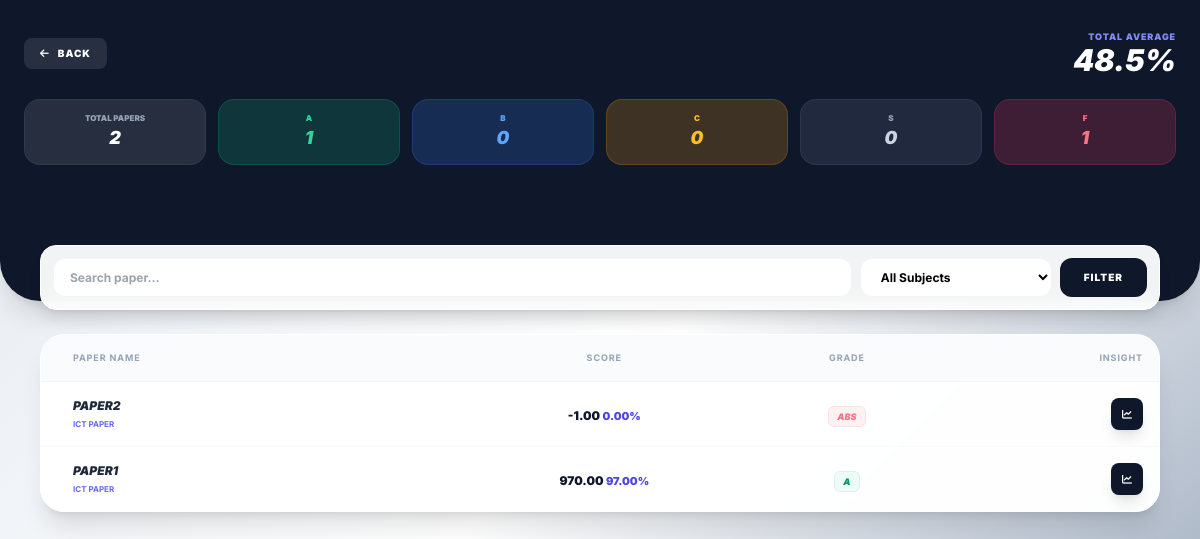
The app's page /st_score.php (signed in) with its own data.
### tables this page shows
CREATE TABLE `student_marks` (
  `mark_id` int(11) NOT NULL,
  `paper_id` int(11) NOT NULL,
  `student_id` int(11) NOT NULL,
  `marks_obtained` decimal(5,2) NOT NULL,
  `percentage` decimal(5,2) DEFAULT NULL,
  `added_at` timestamp NOT NULL DEFAULT current_timestamp()
);

CREATE TABLE `exam_papers` (
  `paper_id` int(11) NOT NULL,
  `class_id` int(11) NOT NULL,
  `paper_name` varchar(255) NOT NULL,
  `max_marks` int(11) DEFAULT 100,
  `added_date` timestamp NOT NULL DEFAULT current_timestamp()
);

CREATE TABLE `classes` (
  `class_id` int(11) NOT NULL,
  `teacher_id` int(11) NOT NULL,
  `exam_year` varchar(10) DEFAULT NULL,
  `stream` enum('O/L','A/L') DEFAULT NULL,
  `subject` varchar(100) DEFAULT NULL,
  `class_fee` decimal(10,2) DEFAULT 0.00,
  `fee_type` enum('day','monthly') DEFAULT 'monthly'
);

### st_score.php (the view, shortened to what this page needs)
<?php
include 'config.php';
$student_id = $_SESSION['user_id'];
$stats_sql = "SELECT sm.percentage FROM student_marks sm
              JOIN exam_papers ep ON sm.paper_id = ep.paper_id
              JOIN student_classes sc ON ep.class_id = sc.class_id
              WHERE sm.student_id = '$student_id' AND sc.student_id = '$student_id'";
$stats_res = $conn->query($stats_sql);
$total_papers = 0; $total_perc_sum = 0;
$count_a = 0; $count_b = 0; $count_c = 0; $count_s = 0; $count_f = 0;
if ($stats_res->num_rows > 0) {
    $total_papers = $stats_res->num_rows;
    while($st_row = $stats_res->fetch_assoc()) {
        $p = $st_row['percentage'];
        $total_perc_sum += $p;
        if($p >= 75) $count_a++;
        elseif($p >= 65) $count_b++;
        elseif($p >= 50) $count_c++;
        elseif($p >= 35) $count_s++;
        else $count_f++;
    }
    $avg_score = round($total_perc_sum / $total_papers, 1);
} else { $avg_score = 0; }
$search_query = isset($_GET['search']) ? mysqli_real_escape_string($conn, $_GET['search']) : '';
$sql = "SELECT sm.*, ep.paper_name, ep.max_marks, c.subject FROM student_marks sm
        JOIN exam_papers ep ON sm.paper_id = ep.paper_id
        JOIN classes c ON ep.class_id = c.class_id
        JOIN student_classes sc ON ep.class_id = sc.class_id
        WHERE sm.student_id = '$student_id' AND sc.student_id = '$student_id'";
$sql .= " ORDER BY sm.added_at DESC";
$result = $conn->query($sql);
?>
<!DOCTYPE html>
<html lang="en">
<head>
    <script src="https://cdn.tailwindcss.com"></script>
    <link rel="stylesheet" href="https://cdnjs.cloudflare.com/ajax/libs/font-awesome/6.4.0/css/all.min.css">
</head>
<body class="pb-10">
    <div class="bg-slate-900 text-white pt-8 pb-32 px-4 rounded-b-[2.5rem] shadow-xl relative overflow-hidden">
        <div class="max-w-6xl mx-auto relative z-10">
            <div class="flex justify-between items-center mb-6">
                <a href="student_page.php" class="bg-white/10 p-2 px-4 rounded-lg text-[10px] font-black uppercase tracking-widest"><i class="fas fa-arrow-left mr-2"></i>Back</a>
                <div class="text-right">
                    <p class="text-[9px] font-black text-indigo-400 uppercase tracking-widest leading-none">Total Average</p>
                    <h2 class="text-3xl font-black italic text-white leading-none mt-1"><?= $avg_score ?>%</h2>
                </div>
            </div>
            <div class="flex md:grid md:grid-cols-6 gap-3 overflow-x-auto no-scrollbar pb-2">
                <div class="bg-white/10 border border-white/5 p-3 rounded-2xl text-center min-w-[85px] flex-1">
                    <p class="text-[8px] font-black text-slate-400 uppercase">Total Papers</p>
                    <span class="text-lg font-black italic"><?= $total_papers ?></span>
                </div>
                <div class="bg-emerald-500/20 border border-emerald-500/20 p-3 rounded-2xl text-center min-w-[65px] flex-1">
                    <p class="text-[8px] font-black text-emerald-400 uppercase">A</p>
                    <span class="text-lg font-black italic text-emerald-400"><?= $count_a ?></span>
                </div>
                <div class="bg-blue-500/20 border border-blue-500/20 p-3 rounded-2xl text-center min-w-[65px] flex-1">
                    <p class="text-[8px] font-black text-blue-400 uppercase">B</p>
                    <span class="text-lg font-black italic text-blue-400"><?= $count_b ?></span>
                </div>
                <div class="bg-amber-500/20 border border-amber-500/20 p-3 rounded-2xl text-center min-w-[65px] flex-1">
                    <p class="text-[8px] font-black text-amber-400 uppercase">C</p>
                    <span class="text-lg font-black italic text-amber-400"><?= $count_c ?></span>
                </div>
                <div class="bg-slate-500/20 border border-slate-500/20 p-3 rounded-2xl text-center min-w-[65px] flex-1">
                    <p class="text-[8px] font-black text-slate-400 uppercase">S</p>
                    <span class="text-lg font-black italic text-slate-300"><?= $count_s ?></span>
                </div>
                <div class="bg-rose-500/20 border border-rose-500/20 p-3 rounded-2xl text-center min-w-[65px] flex-1">
                    <p class="text-[8px] font-black text-rose-400 uppercase">F</p>
                    <span class="text-lg font-black italic text-rose-400"><?= $count_f ?></span>
                </div>
            </div>
        </div>
    </div>
    <main class="max-w-6xl mx-auto px-4 -mt-14 relative z-20">
        <form action="" method="GET" class="glass shadow-lg p-3 mb-6 rounded-2xl border border-white flex flex-col md:flex-row gap-2">
            <input type="text" name="search" value="<?= htmlspecialchars($search_query) ?>" placeholder="Search paper..." class="flex-1 px-4 py-2.5 rounded-xl border border-slate-100 text-xs font-bold outline-none focus:ring-2 ring-indigo-50 transition-all">
            <select name="class_id" class="px-4 py-2.5 rounded-xl border border-slate-100 text-xs font-bold outline-none bg-white md:w-48">
                <option value="">All Subjects</option>
            </select>
            <button type="submit" class="bg-slate-900 text-white px-6 py-2.5 rounded-xl font-black text-[10px] uppercase tracking-widest hover:bg-indigo-600">Filter</button>
        </form>
        <div class="glass shadow-xl rounded-3xl overflow-hidden border border-white">
            <table class="w-full text-left border-collapse">
                <thead class="bg-slate-50/80 border-b border-slate-100">
                    <tr class="text-[9px] font-black text-slate-400 uppercase tracking-widest">
                        <th class="px-4 md:px-8 py-4">Paper Name</th>
                        <th class="px-2 py-4 text-center">Score</th>
                        <th class="px-2 py-4 text-center">Grade</th>
                        <th class="px-4 py-4 text-right">Insight</th>
                    </tr>
                </thead>
                <tbody class="divide-y divide-slate-50">
                    <?php if($result && $result->num_rows > 0): ?>
                        <?php while($row = $result->fetch_assoc()): ?>
                            <?php
                                $p = $row['percentage'];
                                if($p >= 75) { $g = 'A'; $cl = 'text-emerald-600'; $bg = 'bg-emerald-50'; }
                                elseif($p >= 65) { $g = 'B'; $cl = 'text-blue-600'; $bg = 'bg-blue-50'; }
                                elseif($p >= 50) { $g = 'C'; $cl = 'text-amber-600'; $bg = 'bg-amber-50'; }
                                elseif($p >= 35) { $g = 'S'; $cl = 'text-slate-600'; $bg = 'bg-slate-50'; }
                                else { $g = 'F'; $cl = 'text-rose-600'; $bg = 'bg-rose-50'; }
                                if($p <= 0) { $g = 'ABS'; $cl = 'text-rose-400'; $bg = 'bg-rose-50'; }
                            ?>
                            <tr class="bg-white/50 hover:bg-white transition-colors">
                                <td class="px-4 md:px-8 py-4">
                                    <h3 class="text-[10px] md:text-xs font-black text-slate-800 uppercase italic leading-tight truncate max-w-[130px] md:max-w-none"><?= $row['paper_name'] ?></h3>
                                    <p class="text-[8px] font-bold text-indigo-500 uppercase mt-1 md:block hidden"><?= $row['subject'] ?></p>
                                </td>
                                <td class="px-2 py-4 text-center">
                                    <span class="text-[11px] md:text-xs font-black text-slate-900 md:inline hidden"><?= $row['marks_obtained'] ?> </span>
                                    <span class="text-[10px] md:text-[11px] font-black text-indigo-600"><?= $p ?>%</span>
                                </td>
                                <td class="px-2 py-4 text-center uppercase">
                                    <span class="<?= $bg ?> <?= $cl ?> text-[9px] font-black px-2 py-1 rounded-md border border-black/5 italic">
                                        <?= $g ?>
                                    </span>
                                </td>
                                <td class="px-4 py-4 text-right">
                                    <button onclick="openRanks('<?= $row['paper_id'] ?>', '<?= $row['paper_name'] ?>')" class="w-8 h-8 bg-slate-900 text-white rounded-lg shadow-lg flex items-center justify-center ml-auto hover:bg-indigo-600 transition-all">
                                        <i class="fas fa-chart-line text-[10px]"></i>
                                    </button>
                                </td>
                            </tr>
                        <?php endwhile; ?>
                    <?php else: ?>
                        <tr><td colspan="4" class="py-16 text-center text-[10px] font-black uppercase opacity-20 italic">No Results Recorded</td></tr>
                    <?php endif; ?>
                </tbody>
            </table>
        </div>
    </main>
</body>
</html>

### st_score.php (style rules this page uses)
body { font-family: 'Inter', sans-serif; background: linear-gradient(135deg, #e2e8f0 0%, #ffffff 50%, #94a3b8 100%); background-attachment: fixed; min-height: 100vh; }
.glass { background: rgba(255, 255, 255, 0.95); backdrop-filter: blur(10px); border: 1px solid white; }

### records on screen
student_marks: paper.paper_name "PAPER2", classes.subject "ICT PAPER", marks_obtained "-1.00", percentage "0.00", percentage "ABS"
student_marks: paper.paper_name "PAPER1", classes.subject "ICT PAPER", marks_obtained "970.00", percentage "97.00", percentage "A"

### other values on screen
$avg_score "48.5"
$total_papers "2"
$count_a "1"
$count_b "0"
$count_c "0"
$count_s "0"
$count_f "1"
